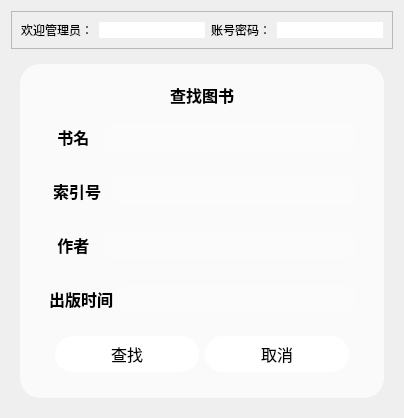
        <widget class="QWidget" name="page_4">
         <layout class="QVBoxLayout" name="verticalLayout_9">
          <item>
           <widget class="QFrame" name="frame_21">
            <property name="frameShape">
             <enum>QFrame::StyledPanel</enum>
            </property>
            <property name="frameShadow">
             <enum>QFrame::Raised</enum>
            </property>
            <layout class="QHBoxLayout" name="horizontalLayout_17">
             <item>
              <widget class="QLabel" name="label_8">
               <property name="text">
                <string>欢迎管理员：</string>
               </property>
              </widget>
             </item>
             <item>
              <widget class="QLineEdit" name="lineEdit_12">
               <property name="styleSheet">
                <string notr="true">
background:rgb(255,255,255);
border-radius:2px;

</string>
               </property>
              </widget>
             </item>
             <item>
              <widget class="QLabel" name="label_15">
               <property name="text">
                <string>账号密码：</string>
               </property>
              </widget>
             </item>
             <item>
              <widget class="QLineEdit" name="lineEdit_13">
               <property name="styleSheet">
                <string notr="true">
background:rgb(255,255,255);
border-radius:20px;

</string>
               </property>
              </widget>
             </item>
            </layout>
           </widget>
          </item>
          <item>
           <widget class="QFrame" name="frame_22">
            <property name="styleSheet">
             <string notr="true">QFrame#frame_22{
border-image: url(:/common2/hutao.jpg);
border-radius:20px
}</string>
            </property>
            <property name="frameShape">
             <enum>QFrame::StyledPanel</enum>
            </property>
            <property name="frameShadow">
             <enum>QFrame::Raised</enum>
            </property>
            <layout class="QHBoxLayout" name="horizontalLayout_18">
             <item>
              <widget class="QFrame" name="frame_23">
               <property name="styleSheet">
                <string notr="true">QFrame#frame_23{
border-radius:20px;
background:rgba(255, 255, 255,170)}</string>
               </property>
               <property name="frameShape">
                <enum>QFrame::StyledPanel</enum>
               </property>
               <property name="frameShadow">
                <enum>QFrame::Raised</enum>
               </property>
               <layout class="QHBoxLayout" name="horizontalLayout_19">
                <item>
                 <widget class="QFrame" name="frame_24">
                  <property name="styleSheet">
                   <string notr="true">background:transparent</string>
                  </property>
                  <property name="frameShape">
                   <enum>QFrame::StyledPanel</enum>
                  </property>
                  <property name="frameShadow">
                   <enum>QFrame::Raised</enum>
                  </property>
                  <layout class="QVBoxLayout" name="verticalLayout_8" stretch="0,2,2,0,2,0">
                   <item>
                    <widget class="QLabel" name="label_34">
                     <property name="font">
                      <font>
                       <family>黑体</family>
                       <pointsize>12</pointsize>
                       <weight>75</weight>
                       <bold>true</bold>
                      </font>
                     </property>
                     <property name="text">
                      <string>查找图书</string>
                     </property>
                     <property name="alignment">
                      <set>Qt::AlignCenter</set>
                     </property>
                    </widget>
                   </item>
                   <item>
                    <widget class="QFrame" name="frame_25">
                     <property name="frameShape">
                      <enum>QFrame::StyledPanel</enum>
                     </property>
                     <property name="frameShadow">
                      <enum>QFrame::Raised</enum>
                     </property>
                     <layout class="QHBoxLayout" name="horizontalLayout_20">
                      <item>
                       <widget class="QLabel" name="label_16">
                        <property name="font">
                         <font>
                          <family>黑体</family>
                          <pointsize>12</pointsize>
                          <weight>75</weight>
                          <bold>true</bold>
                         </font>
                        </property>
                        <property name="text">
                         <string>  书名  </string>
                        </property>
                       </widget>
                      </item>
                      <item>
                       <widget class="QLineEdit" name="Name_2">
                        <property name="styleSheet">
                         <string notr="true">background:rgba(255,255,255,50);
padding:6px;
border-radius:10px</string>
                        </property>
                       </widget>
                      </item>
                     </layout>
                    </widget>
                   </item>
                   <item>
                    <widget class="QFrame" name="frame_26">
                     <property name="frameShape">
                      <enum>QFrame::StyledPanel</enum>
                     </property>
                     <property name="frameShadow">
                      <enum>QFrame::Raised</enum>
                     </property>
                     <layout class="QHBoxLayout" name="horizontalLayout_21">
                      <item>
                       <widget class="QLabel" name="label_17">
                        <property name="font">
                         <font>
                          <family>黑体</family>
                          <pointsize>12</pointsize>
                          <weight>75</weight>
                          <bold>true</bold>
                         </font>
                        </property>
                        <property name="text">
                         <string> 索引号 </string>
                        </property>
                       </widget>
                      </item>
                      <item>
                       <widget class="QLineEdit" name="User_3">
                        <property name="styleSheet">
                         <string notr="true">background:rgba(255,255,255,50);
padding:6px;
border-radius:10px</string>
                        </property>
                       </widget>
                      </item>
                     </layout>
                    </widget>
                   </item>
                   <item>
                    <widget class="QFrame" name="frame_27">
                     <property name="frameShape">
                      <enum>QFrame::StyledPanel</enum>
                     </property>
                     <property name="frameShadow">
                      <enum>QFrame::Raised</enum>
                     </property>
                     <layout class="QHBoxLayout" name="horizontalLayout_22">
                      <item>
                       <widget class="QLabel" name="label_18">
                        <property name="font">
                         <font>
                          <family>黑体</family>
                          <pointsize>12</pointsize>
                          <weight>75</weight>
                          <bold>true</bold>
                         </font>
                        </property>
                        <property name="text">
                         <string>  作者  </string>
                        </property>
                       </widget>
                      </item>
                      <item>
                       <widget class="QLineEdit" name="User_4">
                        <property name="styleSheet">
                         <string notr="true">background:rgba(255,255,255,50);
padding:6px;
border-radius:10px</string>
                        </property>
                       </widget>
                      </item>
                     </layout>
                    </widget>
                   </item>
                   <item>
                    <widget class="QFrame" name="frame_28">
                     <property name="frameShape">
                      <enum>QFrame::StyledPanel</enum>
                     </property>
                     <property name="frameShadow">
                      <enum>QFrame::Raised</enum>
                     </property>
                     <layout class="QHBoxLayout" name="horizontalLayout_23" stretch="2,30">
                      <item>
                       <widget class="QLabel" name="label_19">
                        <property name="font">
                         <font>
                          <family>黑体</family>
                          <pointsize>12</pointsize>
                          <weight>75</weight>
                          <bold>true</bold>
                         </font>
                        </property>
                        <property name="text">
                         <string>出版时间</string>
                        </property>
                       </widget>
                      </item>
                      <item>
                       <widget class="QLineEdit" name="Port_2">
                        <property name="styleSheet">
                         <string notr="true">background:rgba(255,255,255,50);
padding:6px;
border-radius:10px</string>
                        </property>
                       </widget>
                      </item>
                     </layout>
                    </widget>
                   </item>
                   <item>
                    <widget class="QFrame" name="frame_31">
                     <property name="sizePolicy">
                      <sizepolicy hsizetype="Preferred" vsizetype="Preferred">
                       <horstretch>0</horstretch>
                       <verstretch>0</verstretch>
                      </sizepolicy>
                     </property>
                     <property name="minimumSize">
                      <size>
                       <width>50</width>
                       <height>50</height>
                      </size>
                     </property>
                     <property name="styleSheet">
                      <string notr="true"/>
                     </property>
                     <property name="frameShape">
                      <enum>QFrame::StyledPanel</enum>
                     </property>
                     <property name="frameShadow">
                      <enum>QFrame::Raised</enum>
                     </property>
                     <layout class="QHBoxLayout" name="horizontalLayout_26">
                      <property name="spacing">
                       <number>6</number>
                      </property>
                      <property name="leftMargin">
                       <number>15</number>
                      </property>
                      <property name="topMargin">
                       <number>6</number>
                      </property>
                      <property name="rightMargin">
                       <number>15</number>
                      </property>
                      <property name="bottomMargin">
                       <number>6</number>
                      </property>
                      <item>
                       <widget class="QPushButton" name="Confirm_2">
                        <property name="sizePolicy">
                         <sizepolicy hsizetype="Minimum" vsizetype="Minimum">
                          <horstretch>0</horstretch>
                          <verstretch>0</verstretch>
                         </sizepolicy>
                        </property>
                        <property name="font">
                         <font>
                          <family>黑体</family>
                          <pointsize>12</pointsize>
                         </font>
                        </property>
                        <property name="styleSheet">
                         <string notr="true">background:rgb(255, 255, 255);
border-radius:18px
</string>
                        </property>
                        <property name="text">
                         <string>查找</string>
                        </property>
                        <property name="flat">
                         <bool>false</bool>
                        </property>
                       </widget>
                      </item>
                      <item>
                       <widget class="QPushButton" name="Cancel_2">
                        <property name="sizePolicy">
                         <sizepolicy hsizetype="Minimum" vsizetype="Minimum">
                          <horstretch>0</horstretch>
                          <verstretch>0</verstretch>
                         </sizepolicy>
                        </property>
                        <property name="font">
                         <font>
                          <family>黑体</family>
                          <pointsize>12</pointsize>
                         </font>
                        </property>
                        <property name="styleSheet">
                         <string notr="true">background:rgb(255, 255, 255);
border-radius:18px</string>
                        </property>
                        <property name="text">
                         <string>取消</string>
                        </property>
                        <property name="flat">
                         <bool>true</bool>
                        </property>
                       </widget>
                      </item>
                     </layout>
                    </widget>
                   </item>
                  </layout>
                 </widget>
                </item>
               </layout>
              </widget>
             </item>
            </layout>
           </widget>
          </item>
         </layout>
        </widget>
